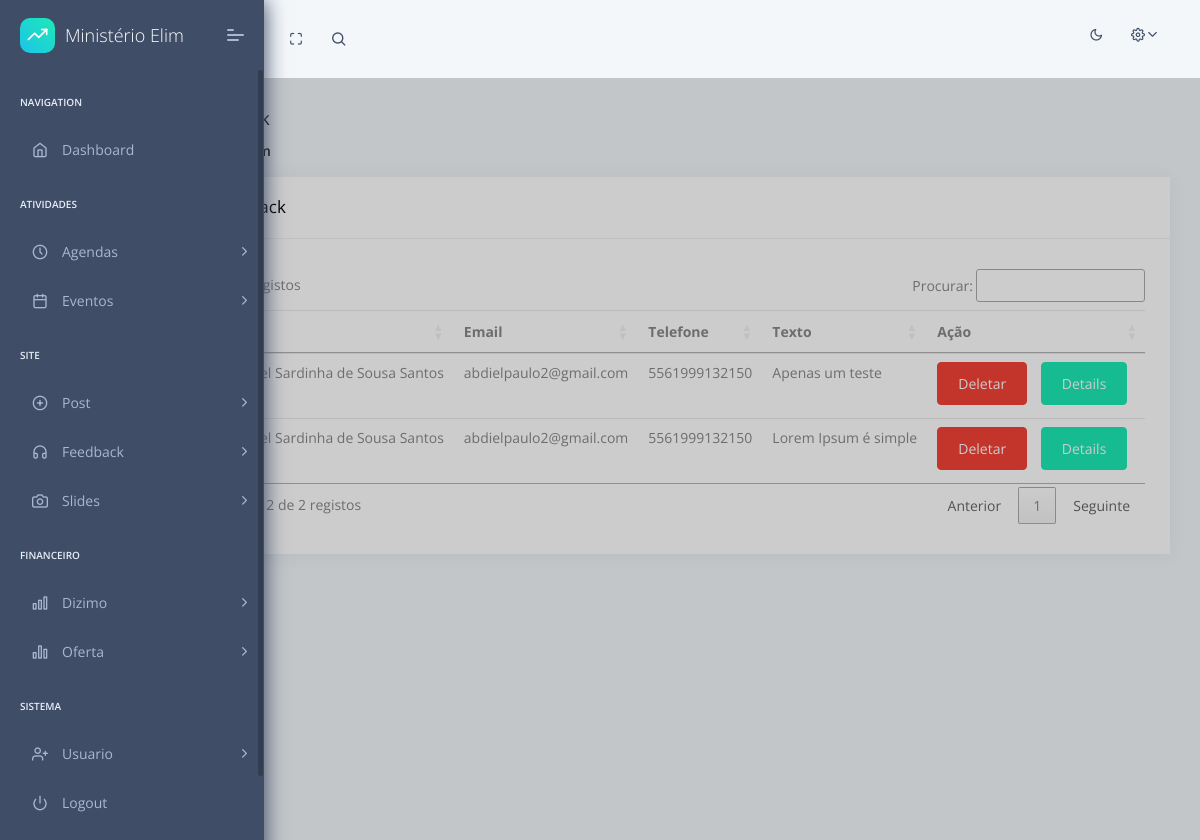
Page /dashboard/pages/listar-feedback/ (signed in) on the committed database.
### core/models.py (models this page shows, shortened)
class Contato(models.Model):
    id = models.AutoField(primary_key=True,unique=True)
    name_from = models.CharField(max_length=120)
    email_from = models.CharField(max_length=120)
    telefone = models.CharField(max_length=20, blank=True, null=True)
    text_from = models.TextField()

### dashboard/home/pages/views.py (the view)
# urls.py: path('pages/listar-feedback/', Pages.ListaFeedback),
    @login_required(login_url="/dashboard/login/")
    def ListaFeedback(req):
        if req.method == 'GET':
            feedback = Contato.objects.all()
            user = req.user
            admin = user.is_superuser
            context = {
                'feedback': feedback,
                'username':user,
                'admin':admin
            }
            return render(req,'home/feedback/listar-feedback.html',context)

### templates/home/feedback/listar-feedback.html (shortened to what this page needs)
{% extends "layouts/base.html" %}
{% block stylesheets %}
    <link rel="stylesheet" type="text/css" href="https://cdn.datatables.net/1.12.1/css/jquery.dataTables.css">
{% endblock stylesheets %}
{% block content %}
<div class="pcoded-content">
    <div class="pcoded-inner-content">
        <div class="page-header">
            <div class="page-block">
                <div class="row align-items-center">
                    <div class="col-md-12">
                        <div class="page-header-title">
                            <h5 class="m-b-10">Listagem Feedback</h5>
                        </div>
                        <ul class="breadcrumb">
                            <li class="breadcrumb-item"><a href="/dashboard/"></a></li>
                            <li class="breadcrumb-item"><a href="#!">tabelas</a></li>
                            <li class="breadcrumb-item"><a href="javascript:">listagem</a></li>
                        </ul>
                    </div>
                </div>
            </div>
        </div>
        <div class="main-body">
            <div class="page-wrapper">
                <div class="row">
                    <div class="col-xl-12">
                        <div class="card">
                            <div class="card-header">
                                <h5>Listagem Feedback</h5>
                            </div>
                            <div class="card-block table-border-style">
                                <div class="table-responsive">
                                    <table class="table table-hover" id="TableDT">
                                        <form id="form" method="post"> {% csrf_token %}
                                            <thead>
                                                <tr>
                                                    <th>#</th>
                                                    <th>Nome</th>
                                                    <th>Email</th>
                                                    <th>Telefone</th>
                                                    <th>Texto</th>
                                                    <th>Ação</th>
                                                </tr>
                                            </thead>
                                            <tbody>
                                                {% for fb in feedback %}
                                                <tr>
                                                    <th scope="row" id="teste">{{ fb.id }}</th>
                                                    <td>{{ fb.name_from }}</td>
                                                    <td>{{ fb.email_from }}</td>
                                                    <td>{{ fb.telefone }}</td>
                                                    <td>{{ fb.text_from | slice:"0:20"}}</td>
                                                    <td>
                                                        <a href="/dashboard/deletar/feedback/{{fb.id}}" type="submit" class="btn btn-danger"  >Deletar</a>
                                                        <a href="/dashboard/details/feedback/{{fb.id}}" type="submit" class="btn btn-success"  >Details</a>
                                                    </td>
                                                </tr>
                                                {% endfor %}
                                            </tbody>
                                        </form>
                                    </table>
                                </div>
                            </div>
                        </div>
                    </div>
                </div>
            </div>
        </div>
    </div>
</div>
{% endblock content %}

### rows in the picture
Contato: name_from "Paulo Abdiel Sardinha de Sousa Santos", email_from "abdielpaulo2@gmail.com", telefone "5561999132150", text_from "Apenas um teste"
Contato: name_from "Paulo Abdiel Sardinha de Sousa Santos", email_from "abdielpaulo2@gmail.com", telefone "5561999132150", text_from "Lorem Ipsum é simple"
